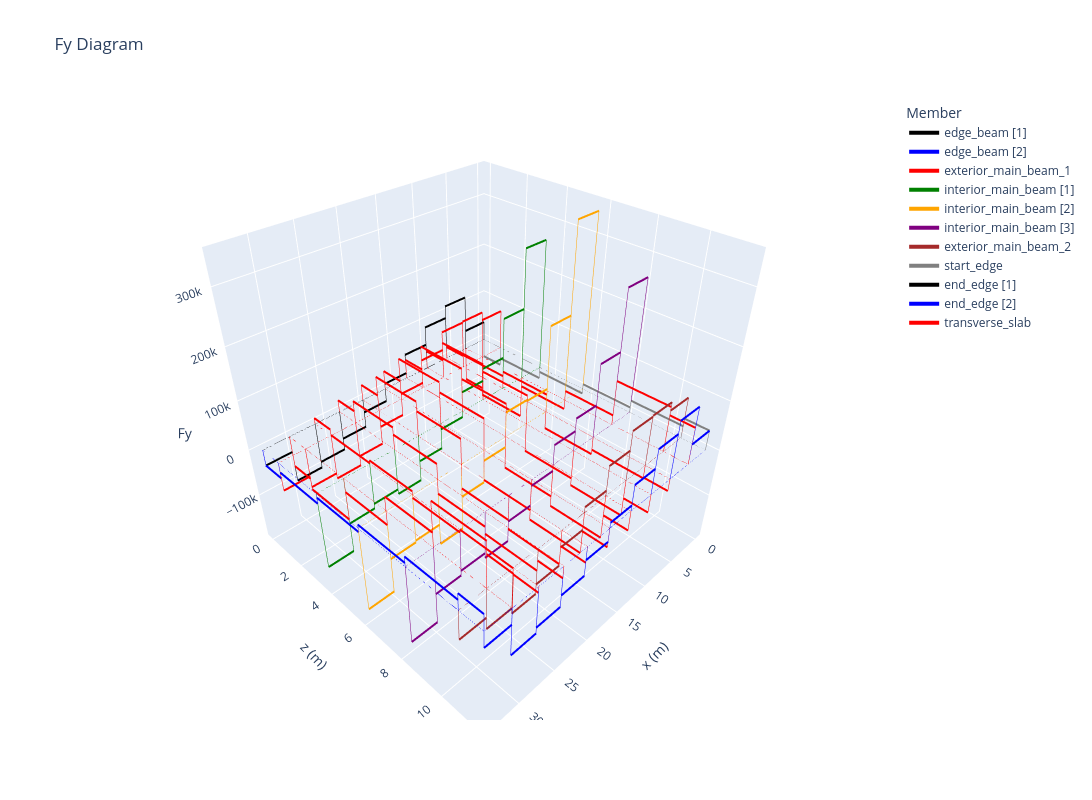

The notebook cell this image was saved under:
### Code cell
og.plot_sfd(model, results, loadcase="M1600 L1", backend="plotly", figsize=(14, 8));
